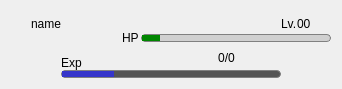
<?xml version="1.0" encoding="UTF-8"?>
<ui version="4.0">
 <class>MainInfo</class>
 <widget class="QWidget" name="MainInfo">
  <property name="geometry">
   <rect>
    <x>0</x>
    <y>0</y>
    <width>342</width>
    <height>89</height>
   </rect>
  </property>
  <property name="windowTitle">
   <string>Form</string>
  </property>
  <layout class="QVBoxLayout" name="verticalLayout_2" stretch="1,2,0">
   <property name="spacing">
    <number>0</number>
   </property>
   <item>
    <layout class="QHBoxLayout" name="horizontalLayout">
     <property name="spacing">
      <number>0</number>
     </property>
     <property name="leftMargin">
      <number>20</number>
     </property>
     <property name="rightMargin">
      <number>20</number>
     </property>
     <item>
      <widget class="QLabel" name="lblName">
       <property name="styleSheet">
        <string notr="true">font: 20px &quot;Times New Roman&quot;;</string>
       </property>
       <property name="text">
        <string>name</string>
       </property>
       <property name="alignment">
        <set>Qt::AlignBottom|Qt::AlignLeading|Qt::AlignLeft</set>
       </property>
      </widget>
     </item>
     <item>
      <spacer name="horizontalSpacer">
       <property name="orientation">
        <enum>Qt::Horizontal</enum>
       </property>
       <property name="sizeHint" stdset="0">
        <size>
         <width>40</width>
         <height>20</height>
        </size>
       </property>
      </spacer>
     </item>
     <item>
      <widget class="QLabel" name="lblSex">
       <property name="minimumSize">
        <size>
         <width>20</width>
         <height>20</height>
        </size>
       </property>
       <property name="text">
        <string/>
       </property>
      </widget>
     </item>
     <item>
      <spacer name="horizontalSpacer_3">
       <property name="orientation">
        <enum>Qt::Horizontal</enum>
       </property>
       <property name="sizeType">
        <enum>QSizePolicy::Fixed</enum>
       </property>
       <property name="sizeHint" stdset="0">
        <size>
         <width>10</width>
         <height>20</height>
        </size>
       </property>
      </spacer>
     </item>
     <item>
      <widget class="QLabel" name="label">
       <property name="styleSheet">
        <string notr="true">font: 11px &quot;Times New Roman&quot;;</string>
       </property>
       <property name="text">
        <string>Lv.</string>
       </property>
       <property name="alignment">
        <set>Qt::AlignBottom|Qt::AlignLeading|Qt::AlignLeft</set>
       </property>
      </widget>
     </item>
     <item>
      <widget class="QLabel" name="lblLv">
       <property name="styleSheet">
        <string notr="true">font: 16px &quot;Times New Roman&quot;;</string>
       </property>
       <property name="text">
        <string>00</string>
       </property>
       <property name="alignment">
        <set>Qt::AlignBottom|Qt::AlignLeading|Qt::AlignLeft</set>
       </property>
      </widget>
     </item>
    </layout>
   </item>
   <item>
    <layout class="QHBoxLayout" name="horizontalLayout_3">
     <property name="spacing">
      <number>0</number>
     </property>
     <item>
      <spacer name="horizontalSpacer_2">
       <property name="orientation">
        <enum>Qt::Horizontal</enum>
       </property>
       <property name="sizeType">
        <enum>QSizePolicy::Fixed</enum>
       </property>
       <property name="sizeHint" stdset="0">
        <size>
         <width>50</width>
         <height>20</height>
        </size>
       </property>
      </spacer>
     </item>
     <item>
      <widget class="QLabel" name="label_5">
       <property name="styleSheet">
        <string notr="true">font: 11px &quot;Times New Roman&quot;;</string>
       </property>
       <property name="text">
        <string>Exp</string>
       </property>
       <property name="alignment">
        <set>Qt::AlignBottom|Qt::AlignLeading|Qt::AlignLeft</set>
       </property>
      </widget>
     </item>
     <item>
      <spacer name="horizontalSpacer_4">
       <property name="orientation">
        <enum>Qt::Horizontal</enum>
       </property>
       <property name="sizeType">
        <enum>QSizePolicy::Fixed</enum>
       </property>
       <property name="sizeHint" stdset="0">
        <size>
         <width>40</width>
         <height>20</height>
        </size>
       </property>
      </spacer>
     </item>
     <item>
      <layout class="QVBoxLayout" name="verticalLayout">
       <property name="spacing">
        <number>0</number>
       </property>
       <item>
        <layout class="QHBoxLayout" name="horizontalLayout_2">
         <property name="spacing">
          <number>2</number>
         </property>
         <item>
          <widget class="QLabel" name="label_4">
           <property name="styleSheet">
            <string notr="true">font: 11px &quot;Times New Roman&quot;;</string>
           </property>
           <property name="text">
            <string>HP</string>
           </property>
          </widget>
         </item>
         <item>
          <widget class="QProgressBar" name="progressBar_hp">
           <property name="minimumSize">
            <size>
             <width>0</width>
             <height>0</height>
            </size>
           </property>
           <property name="maximumSize">
            <size>
             <width>16777215</width>
             <height>8</height>
            </size>
           </property>
           <property name="styleSheet">
            <string notr="true">QProgressBar {border: 1px solid grey;border-radius: 4px;background-color: rgba(84, 84, 84,50);}
QProgressBar::chunk {background-color: rgb(0, 134, 0);}</string>
           </property>
           <property name="value">
            <number>10</number>
           </property>
           <property name="textVisible">
            <bool>false</bool>
           </property>
          </widget>
         </item>
        </layout>
       </item>
       <item>
        <widget class="QLabel" name="lblHP">
         <property name="styleSheet">
          <string notr="true">font: 16px &quot;Times New Roman&quot;;</string>
         </property>
         <property name="text">
          <string>0/0</string>
         </property>
         <property name="alignment">
          <set>Qt::AlignCenter</set>
         </property>
        </widget>
       </item>
      </layout>
     </item>
    </layout>
   </item>
   <item>
    <layout class="QHBoxLayout" name="horizontalLayout_4">
     <property name="spacing">
      <number>0</number>
     </property>
     <property name="leftMargin">
      <number>50</number>
     </property>
     <property name="rightMargin">
      <number>50</number>
     </property>
     <item>
      <widget class="QProgressBar" name="progressBar_exp">
       <property name="minimumSize">
        <size>
         <width>0</width>
         <height>0</height>
        </size>
       </property>
       <property name="maximumSize">
        <size>
         <width>16777215</width>
         <height>8</height>
        </size>
       </property>
       <property name="styleSheet">
        <string notr="true">QProgressBar {border: 1px solid grey;border-radius: 4px;background-color: rgb(84, 84, 84);}

QProgressBar::chunk {background-color: rgb(53, 53, 202);}
</string>
       </property>
       <property name="value">
        <number>24</number>
       </property>
       <property name="textVisible">
        <bool>false</bool>
       </property>
      </widget>
     </item>
    </layout>
   </item>
  </layout>
 </widget>
 <resources/>
 <connections/>
</ui>
